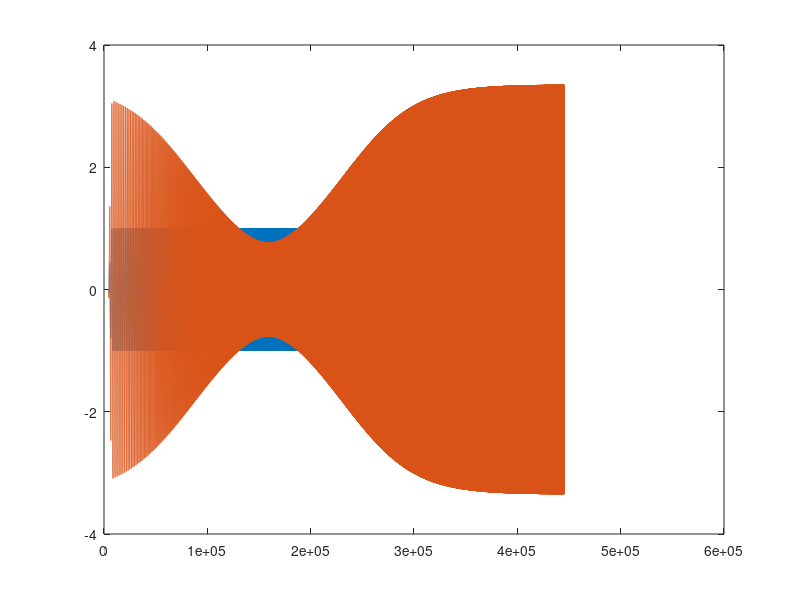

This chart was generated by the following MATLAB code:
clear variables
fs=44100;
ts=10;
gainLin=1;

flower=20;
fupper=22000;

% Set up swept sine using chirp function
t = 0:1/fs:ts - (1/fs);

x = chirp(t,flower,ts,fupper,'logarithmic');

% apply gain scaling to form test signal x
x = gainLin * x;

% Add exponential/sin attenuation to the beginning and end of the excitation
% signal in order to minimize the influence of transients.

fadeInTime = 0.08;
fadeInSamps = ceil(fadeInTime * fs); % number of samples over which to fade in/out

% Calculate fadeIn/fadeOut vectors
t1 = 0:1/fadeInSamps:1-(1/fadeInSamps);
fadeIn = sin(1/2*pi*t1);

fadeOutTime = 0.01;
fadeOutSamps = ceil(fadeOutTime * fs); % number of samples over which to fade in/out
t2 = (1-(1/fadeOutSamps):-(1/fadeOutSamps):0);
fadeOut = sin(1/2*pi*t2);

% Apply fade vectors
x(1:fadeInSamps) = x(1:fadeInSamps) .* fadeIn;
x(end-fadeOutSamps+1:end) = x(end-fadeOutSamps+1:end) .* fadeOut;

% In practice, it is necessary to add silence to the end of the chirp to
% ensure we don't lose the tail of the impulse response
% We'll also add some to the start to account for latency
startSilence = ceil(fs/10);
endSilence = 2*fs;
OG = [zeros(startSilence,1); x'; zeros(endSilence,1);zeros(506,1)];


Ts=1/fs;
bw=2*pi*(213+40);
o0=2*pi*234;
G=10^((8.5+2)/20);
Q=o0/bw;
filtergain=10^(10.5/20);

b(1)=4*Q+o0*(1+G)*Ts*2+(o0^2)*(Ts^2)*Q;
b(2)=-8*Q+2*(o0^2)*(Ts^2)*Q;
b(3)=4*Q-2*o0*Ts*(1+G)+(o0^2)*(Ts^2)*Q;
a(1)=4*Q+2*o0*Ts+(o0^2)*(Ts^2)*Q;
a(2)=-8*Q+2*(o0^2)*(Ts^2)*Q;
a(3)=4*Q-2*o0*Ts+(o0^2)*(Ts^2)*Q;

filtered=filter(a,b,OG*filtergain);

filteredn=filtered./max(abs(filtered));
OGn=OG./max(abs(filtered));

audiowrite('og_sweep_10s.wav',OGn,fs)
audiowrite('cost_sweep_10s.wav',filteredn,fs)

plot(OG)
hold on
plot(filtered)